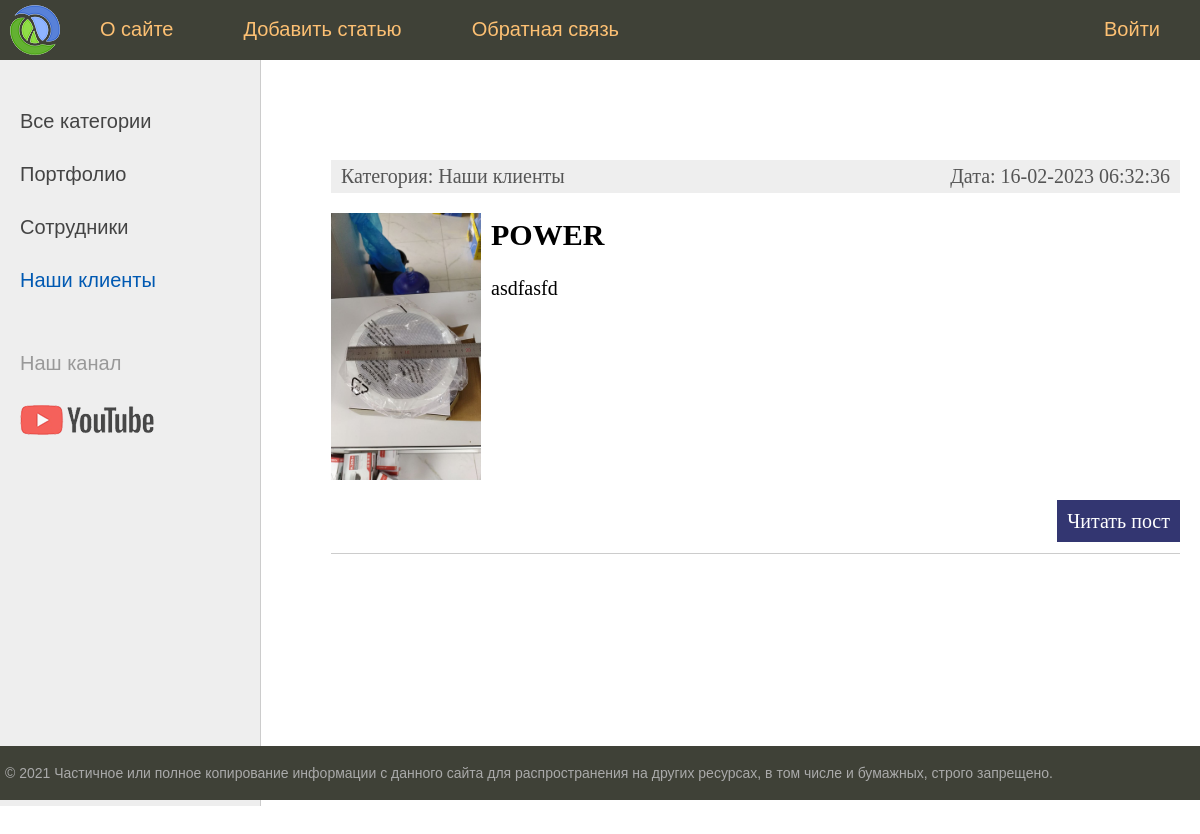
The page /category/5/ on the database its author committed.
### Power/models.py (models this page shows)
class Category(models.Model):
    name = models.CharField(max_length=100, db_index=True, verbose_name="Категория")
    def __str__(self):
        return self.name
    def get_absolute_url(self):
        return reverse('category', kwargs={'cat_id': self.pk})
    class Meta:
        verbose_name = 'Категория'
        verbose_name_plural = 'Категории'
        ordering = ['id']

### Power/views.py (the view)
# urls.py: path('category/<int:cat_id>/', show_category, name='category'),
def show_category(request, cat_id):
    posts = Power.objects.filter(cat_id=cat_id)
    if len(posts) == 0:
        raise Http404()
    context = {
        'posts': posts,
        'menu': menu,
        'title': 'Отображение по рубрикам',
        'cat_selected': cat_id,
    }
    return render(request, 'Power/index.html', context=context)

### Power/models.py (called while the page is built)
    def get_absolute_url(self):
        return reverse('post', kwargs={'post_id': self.pk})

### Power/templatetags/power_tags.py (called while the page is built)
@register.inclusion_tag('Power/list_categories.html')
def show_categories(sort=None, cat_selected=0):
    if not sort:
        cats = Category.objects.all()
    else:
        cats = Category.objects.order_by(sort)
    return {"cats": cats, "cat_selected": cat_selected}

### Power/templates/Power/index.html (shortened to what this page needs)
{% extends 'Power/base.html' %}
{% block content %}
<ul class="list-articles">
	{% for p in posts %}
			<li><div class="article-panel">
	<p class="first">Категория: {{p.cat}}</p>
	<p class="last">Дата: {{p.time_update|date:"d-m-Y H:i:s"}}</p>
</div>
{% if p.photo %}
	<p><img class="img-article-left thumb" src="{{p.photo.url}}"></p>
{% endif %}
				<h2>{{p.title}}</h2>
	{% autoescape on %}
	{{p.content|linebreaks|truncatewords:50}}
	{% endautoescape %}
			<p class="link-read-post"><a href="{{ p.get_absolute_url }}">Читать пост</a></p>
			</li>
	{% endfor %}
</ul>
{% endblock %}

### Power/templates/Power/list_categories.html
{% for c in cats %}
	{% if c.pk == cat_selected %}
		<li class="selected">{{c.name}}</li>
	{% else %}
		<li><a href="{{ c.get_absolute_url }}">{{c.name}}</a></li>
	{% endif %}
{% endfor %}

### Power/static/Power/css/styles.css (style rules this page uses)
html, body { font-family: 'Arial'; margin: 0; padding: 0; height: 100%; width: 100%; color: #444; }
a { color: #0059b2; text-decoration: none; }
img { max-width: 600px; height: auto; }
img.img-article-left { max-width: 300px; height: auto; float: left; padding: 0 10px 10px 0; }
img.img-article-left.thumb { max-width: 150px; height: auto; }
p.link-read-post { text-align: right; }
p.link-read-post a { padding: 10px; min-width: 100px; background: #333671; color: #fff; text-decoration: none; }
div.article-panel { background: #eee; padding: 5px 10px 5px 10px; box-sizing border-box; overflow: hidden; color: #555; }
div.article-panel p.first { margin: 0; float: left; }
div.article-panel p.last { margin: 0; float: right; }
ul.list-articles { list-style: none; margin: 0; padding: 0; }
ul.list-articles li { border-bottom: 1px solid #ccc; }
.left-chapters ul li { margin: 30px 0 0 0; color: #999; }
.left-chapters ul li.selected { color: #0059b2; }
.left-chapters ul li a { color: #444; text-decoration: none; }

### rows shown on the page
Category: name "Портфолио"
Category: name "Сотрудники"
Category: name "Наши клиенты", cat "Наши клиенты"

### other values the page prints
{{ m.title }} "О сайте" "Добавить статью" "Обратная связь"
{{ m.title }} "Войти"
{{ p.time_update|date:"d-m-Y H:i:s" }} "16-02-2023 06:32:36"
{{ p.title }} "POWER"
{{ p.content|linebreaks|truncatewords:50 }} "asdfasfd"
